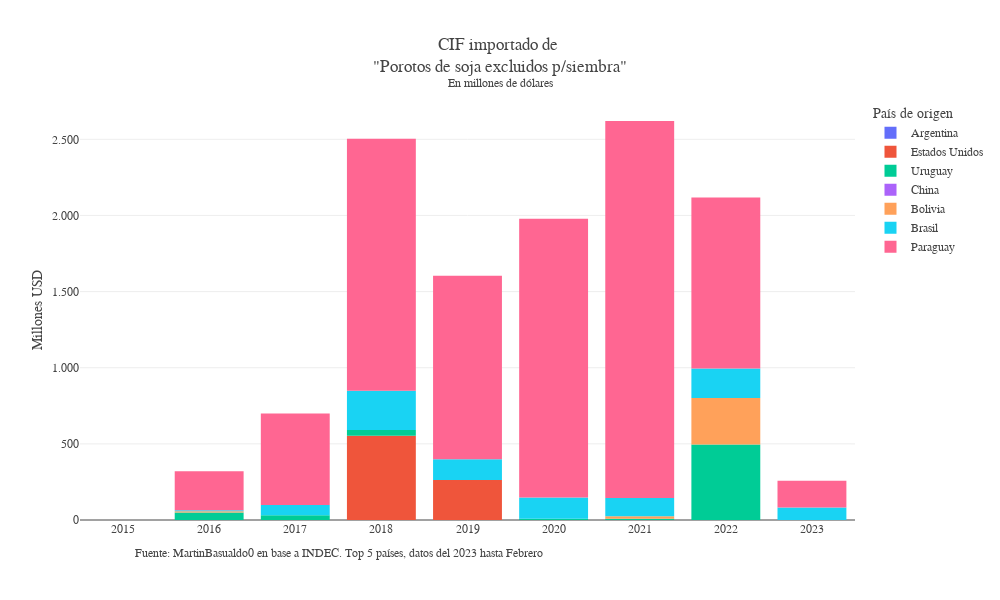

Notebook cell for this chart:
### Code cell
def cif_ncm_anual_pais(anio_desde,df=df_anual, ncm = '12019000'):
    ncm=str(ncm)
    df.rename({'pais_descri':'País de origen'},axis=1,inplace=True)
    df = df[df['año'] >= anio_desde].reset_index(drop = True)
    
    df=df.sort_values(['año'],ascending=True).reset_index(drop=True)
    año_final=df.año.iloc[-1]
    hasta=str(1)+'/'+'01'+'/'+str(año_final)
    desde=str(1)+'/'+'01'+'/'+str(df.año.iloc[0])

    df=df[df.ncm==ncm].reset_index(drop=True)
    descri = acorta_descri(df.ncm_descri.iloc[0])
    df = df.sort_values(['año'],ascending=True)
    df.año = df.año.astype(str)
    df['fecha']=pd.to_datetime(df['año'],format = "%Y")
        
    monthDates = pd.DataFrame({
    'fecha': pd.date_range(start=desde, end=hasta, freq='Y').strftime('%Y')
    })
             
    ncm_cif=px.bar(df, x=df["año"],y=df["cif(u$s)"]/1000000,
    color="País de origen", title=f"CIF importado de <br>\"{descri}\"<br><sup>En millones de dólares</sup>",
    category_orders={'año':df.año},
    )
    
    ncm_cif.update_yaxes(title_text="Millones USD", tickformat=',')
    ncm_cif.update_xaxes(title_text="", type='category')
    ncm_cif.update_layout(uniformtext_minsize=10, uniformtext_mode='hide')

    ncm_cif.update_layout(barmode='relative',separators=",.", font_family="Georgia", 
                                            #  margin ={'t': 0},
    height=600, width=1000, 
    # xaxis = dict(tickmode = "linear"),
    template = 'none',
    # title_text=f"CIF importado de :<br>\"Poroto de soja\"<br><sup>En millones de dólares</sup>",
    # legend = dict(yanchor="top",y=1.07, xanchor="left", x=0.1, orientation="h")
    )
    note = f'Fuente: MartinBasualdo0 en base a INDEC. Top 5 países, datos del {ultimo_anio_disponible} hasta {ultimo_mes_disponible}'
    ncm_cif.add_annotation(showarrow=False, text=note,font=dict(size=12), xref='paper', x=0.6, yref='paper', y=-0.1,
                                     xanchor='right', yanchor='auto', xshift=0, yshift=0,)
    return ncm_cif

cif_ncm_anual_pais(anio_desde=2008,ncm = '12019000')

### Figure 1 — Plotly figure (JSON) as saved in the notebook; plotly's stock layout.template omitted (floating-point values rounded to 4 significant figures)
{"data": [{"alignmentgroup": "True", "hovertemplate": "País de origen=Argentina<br>año=%{x}<br>y=%{y}<extra></extra>", "legendgroup": "Argentina", "marker": {"color": "#636efa", "pattern": {"shape": ""}}, "name": "Argentina", "offsetgroup": "Argentina", "orientation": "v", "showlegend": true, "textposition": "auto", "type": "bar", "x": ["2015", "2016", "2021"], "xaxis": "x", "y": [0.0691, 0.02333, 0.3048], "yaxis": "y"}, {"alignmentgroup": "True", "hovertemplate": "País de origen=Estados Unidos<br>año=%{x}<br>y=%{y}<extra></extra>", "legendgroup": "Estados Unidos", "marker": {"color": "#EF553B", "pattern": {"shape": ""}}, "name": "Estados Unidos", "offsetgroup": "Estados Unidos", "orientation": "v", "showlegend": true, "textposition": "auto", "type": "bar", "x": ["2015", "2018", "2019"], "xaxis": "x", "y": [5.984e-05, 553.5, 263.4], "yaxis": "y"}, {"alignmentgroup": "True", "hovertemplate": "País de origen=Uruguay<br>año=%{x}<br>y=%{y}<extra></extra>", "legendgroup": "Uruguay", "marker": {"color": "#00cc96", "pattern": {"shape": ""}}, "name": "Uruguay", "offsetgroup": "Uruguay", "orientation": "v", "showlegend": true, "textposition": "auto", "type": "bar", "x": ["2016", "2017", "2018", "2020", "2021", "2022"], "xaxis": "x", "y": [49.29, 31.84, 37.73, 7.881, 8.571, 495.5], "yaxis": "y"}, {"alignmentgroup": "True", "hovertemplate": "País de origen=China<br>año=%{x}<br>y=%{y}<extra></extra>", "legendgroup": "China", "marker": {"color": "#ab63fa", "pattern": {"shape": ""}}, "name": "China", "offsetgroup": "China", "orientation": "v", "showlegend": true, "textposition": "auto", "type": "bar", "x": ["2016"], "xaxis": "x", "y": [0.00431], "yaxis": "y"}, {"alignmentgroup": "True", "hovertemplate": "País de origen=Bolivia<br>año=%{x}<br>y=%{y}<extra></extra>", "legendgroup": "Bolivia", "marker": {"color": "#FFA15A", "pattern": {"shape": ""}}, "name": "Bolivia", "offsetgroup": "Bolivia", "orientation": "v", "showlegend": true, "textposition": "auto", "type": "bar", "x": ["2016", "2021", "2022"], "xaxis": "x", "y": [8.435, 15.51, 305.1], "yaxis": "y"}, {"alignmentgroup": "True", "hovertemplate": "País de origen=Brasil<br>año=%{x}<br>y=%{y}<extra></extra>", "legendgroup": "Brasil", "marker": {"color": "#19d3f3", "pattern": {"shape": ""}}, "name": "Brasil", "offsetgroup": "Brasil", "orientation": "v", "showlegend": true, "textposition": "auto", "type": "bar", "x": ["2016", "2017", "2018", "2019", "2020", "2021", "2022", "2023"], "xaxis": "x", "y": [6.801, 66.16, 257.2, 135.9, 140.3, 119.5, 193.7, 81.34], "yaxis": "y"}, {"alignmentgroup": "True", "hovertemplate": "País de origen=Paraguay<br>año=%{x}<br>y=%{y}<extra></extra>", "legendgroup": "Paraguay", "marker": {"color": "#FF6692", "pattern": {"shape": ""}}, "name": "Paraguay", "offsetgroup": "Paraguay", "orientation": "v", "showlegend": true, "textposition": "auto", "type": "bar", "x": ["2016", "2017", "2018", "2019", "2020", "2021", "2022", "2023"], "xaxis": "x", "y": [256.4, 601.8, 1655.0, 1204.0, 1830.0, 2476.0, 1124.0, 176.3], "yaxis": "y"}], "layout": {"annotations": [{"font": {"size": 12}, "showarrow": false, "text": "Fuente: MartinBasualdo0 en base a INDEC. Top 5 países, datos del 2023 hasta Febrero", "x": 0.6, "xanchor": "right", "xref": "paper", "xshift": 0, "y": -0.1, "yanchor": "auto", "yref": "paper", "yshift": 0}], "barmode": "relative", "font": {"family": "Georgia"}, "height": 600, "legend": {"title": {"text": "País de origen"}, "tracegroupgap": 0}, "separators": ",.", "title": {"text": "CIF importado de <br>\"Porotos de soja excluidos p/siembra\"<br><sup>En millones de dólares</sup>"}, "uniformtext": {"minsize": 10, "mode": "hide"}, "width": 1000, "xaxis": {"anchor": "y", "categoryarray": ["2015", "2015", "2016", "2016", "2016", "2016", "2016", "2016", "2017", "2017", "2017", "2018", "2018", "2018", "2018", "2019", "2019", "2019", "2020", "2020", "2020", "2021", "2021", "2021", "2021", "2021", "2022", "2022", "2022", "2022", "2023", "2023"], "categoryorder": "array", "domain": [0, 1], "title": {"text": ""}, "type": "category"}, "yaxis": {"anchor": "x", "domain": [0, 1], "tickformat": ",", "title": {"text": "Millones USD"}}}}
